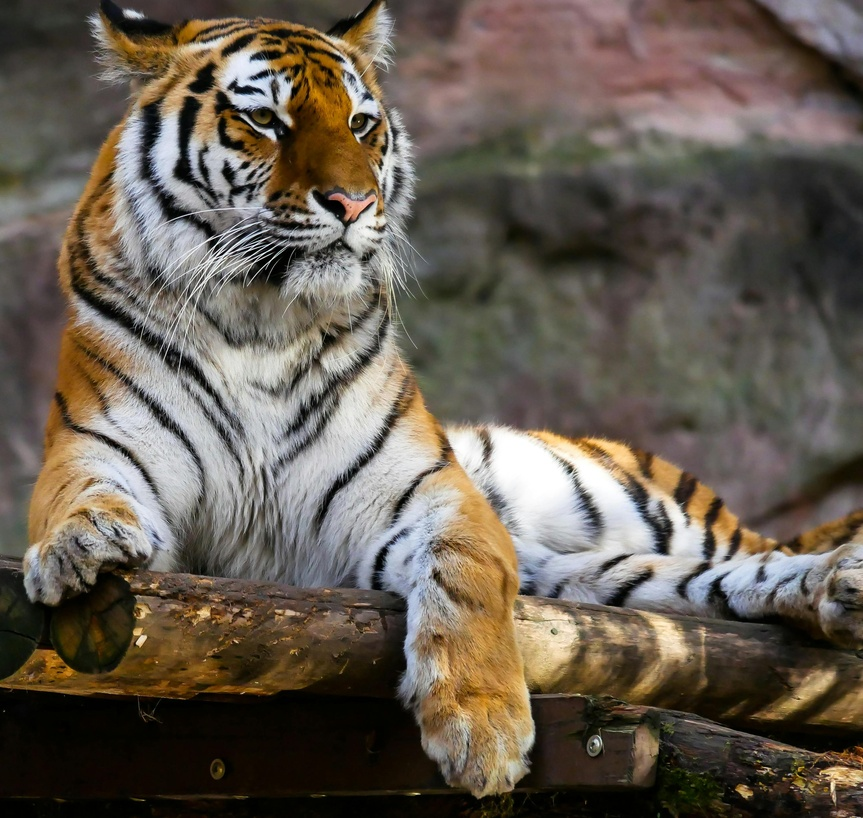
#> input picture opencv/img1.jpg, 863 x 818 px, shrunk from 2984 x 2830 before the run
$ python L4_colorspace.py
#> lines starting #> are read from the running program, lines starting #| are printed output that depends on the picture
import os
import cv2

img = cv2.imread("img1.jpg")
#> img is the input picture: shape (818, 863, 3); mean B, G, R 81.4, 92.7, 102.3

cv2.imshow("original image", img)


# chaing the color space of image
newImage = cv2.cvtColor(img, cv2.COLOR_BGR2RGB)
cv2.imshow("image_rbg", newImage)


#chaing to gray scale
img_gray = cv2.cvtColor(img, cv2.COLOR_BGR2GRAY)
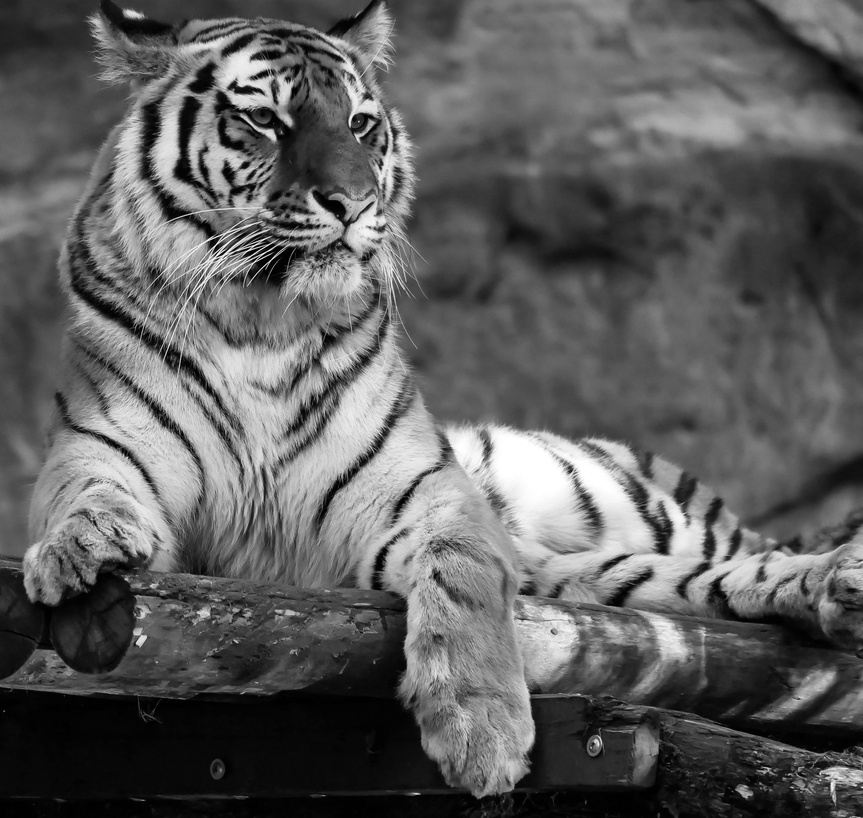
#> img_gray: shape (818, 863); min 0, max 255, mean 94.3
cv2.imshow("gray_scale_image", img_gray)

#changing to hsv
img_hsv = cv2.cvtColor(img, cv2.COLOR_BGR2HSV)
#> img_hsv: shape (818, 863, 3); mean H, S, V 39, 81.6, 104.2
cv2.imshow("hsv color space", img_hsv)
cv2.waitKey()

$ run again, with opencv/bear.jpg copied over opencv/img1.jpg
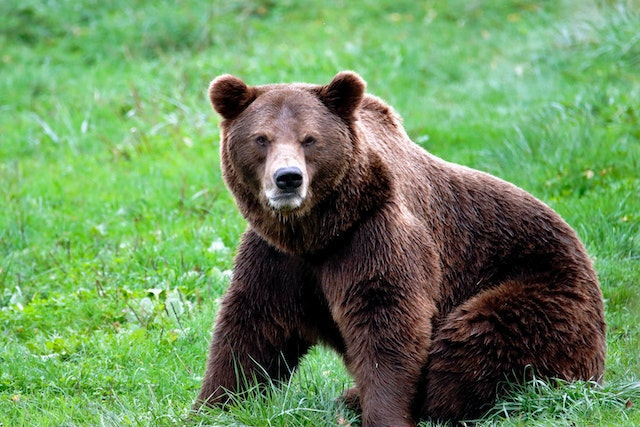
#> input picture opencv/bear.jpg, 640 x 427 px
#> img is the input picture: shape (427, 640, 3); mean B, G, R 91.8, 141.6, 106.1
#> `img_gray = cv2.cvtColor(img, cv2.COLOR_BGR2GRAY)`:
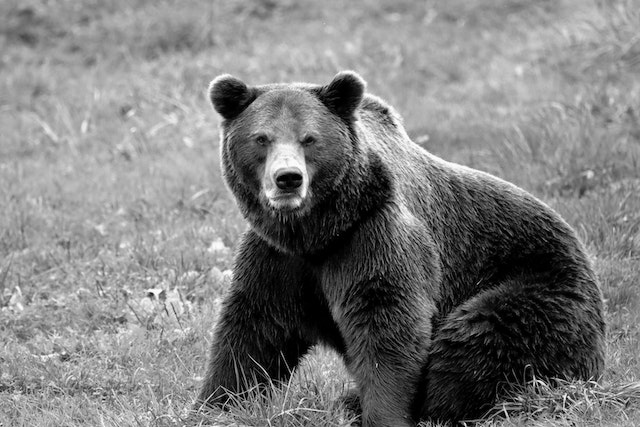
#> img_gray: shape (427, 640); min 0, max 255, mean 125.3
#> img_hsv: shape (427, 640, 3); mean H, S, V 59.7, 107.8, 147.9
